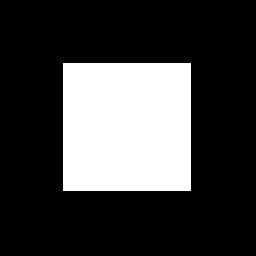
%> input picture Vjezbe 7/test.tif, 256 x 256 px
$ octave vjezbe7.m   (GNU Octave 9; MATLAB toolbox functions it lacks are replaced by stand-ins)
%> lines starting %> are read from the running program, lines starting %| are printed output that depends on the picture; in (x1, y1, x2, y2) boxes, pixels count from 0 and x2, y2 are one past the last pixel; in counts of white or black regions, pixels touching at a corner belong together; the program's own positions count from 1
% 1

test_img = imread('test.tif');
%> test_img is the input picture: size 256x256 uint8; values 102 (black) and 128 (white), 25% white; 1 white region, box (x1, y1, x2, y2) and area: (63, 63, 191, 191) 16384

figure
imshow(test_img);
title('Originalna test slika');

test_img_double = im2double(test_img);

figure
imshow(test_img_double);
title('Test slika u double formatu');

% 2

gx = [1 0; 0 -1];
gy = [0 1; -1 0];

grad_x = imfilter(test_img_double, gx, 'replicate');
grad_y = imfilter(test_img_double, gy, 'replicate');

figure
subplot(1,2,1)
imshow(grad_x, [])
title('Gradijent u smjeru x');
subplot(1,2,2)
imshow(grad_y, [])
title('Gradijent u smjeru y');

% 3

amplitude = sqrt(grad_x.^2 + grad_y.^2);
direction = atan2(grad_y, grad_x);

figure
subplot(1,2,1)
imshow(amplitude, [])
title('Amplituda gradijenta');
subplot(1,2,2)
imshow(direction, [])
title('Smjer gradijenta');

edges = amplitude > 0.1;
%> edges: size 256x256 logical; 0.78% white in thin lines or dots, all inside (x1, y1, x2, y2) = (62, 62, 191, 191)

figure
imshow(edges)
title('Binarna slika ivica');

%Amplituda gradijenta naglasava ivice, a oblasti bez ostrih prijelaza su tamnije
%Binarna slika ivica prikazje detektovane ivice uz prag 0.1

% 4

test_img_noise = imnoise(test_img_double, 'gaussian', 0, 0.001);
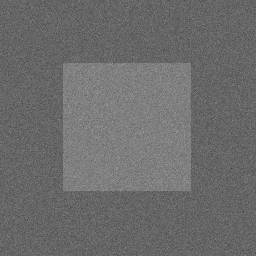
%> test_img_noise: size 256x256 double; min 0.266, max 0.633, mean 0.425

figure
imshow(test_img_noise)
title('Slika sa Gausovim šumom');

roberts_amp = sqrt(imfilter(test_img_noise, gx, 'replicate').^2 + imfilter(test_img_noise, gy, 'replicate').^2);
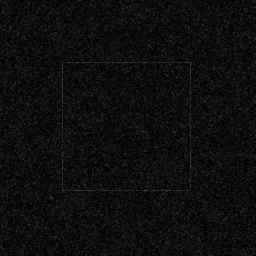
%> roberts_amp: size 256x256 double; min 0, max 0.314, mean 0.0568

figure
imshow(roberts_amp, [])
title('Robertsov filtar - Amplituda');

prewitt_amp = edge(test_img_noise, 'prewitt');
%> prewitt_amp: size 256x256 logical; 1.8% white in thin lines or dots

figure
imshow(prewitt_amp)
title('Prewittov filtar');

sobel_amp = edge(test_img_noise, 'sobel');
%> sobel_amp: size 256x256 logical; 1.9% white in thin lines or dots

figure
imshow(sobel_amp)
title('Sobelov filtar');

%Robertsov filtar pokazuje brze promjene piksela, ali je osjetljiviji na sum
%Prewittom filtar daje glatkije ivice i otporniji je na sum
%Sobelov filtar daje najbolje rezultate i bolje detektuje kontinuitet ivica

% 5

log_filter = fspecial('log', [5 5], 0.5);
log_result = imfilter(test_img_double, log_filter, 'replicate');
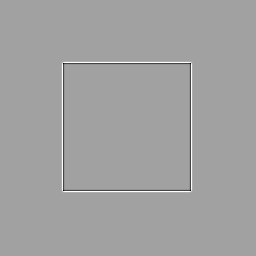
%> log_result: size 256x256 double; min -0.296, max 0.171, mean -4.08e-16; drawn with min black and max white

figure
imshow(log_result, [])
title('LoG filtar');

%Ivice su jasno istaknute, ali su sire zbog efekta Gaussovog zamucenja
%Bolje se vrsi detekcija kruznih i zakrivljenih ivica

% 6

log_edge = edge(test_img_double, 'log');
%> log_edge: size 256x256 logical; 0.78% white in thin lines or dots, all inside (x1, y1, x2, y2) = (62, 62, 192, 192)

figure
imshow(log_edge)
title('Edge - LoG filter');

%Ivice su detektovana preciznije nego u prethodnom zadatku jer se koristi automatsko odredjivanje praga

% 7

house = imread('kuca.tif');
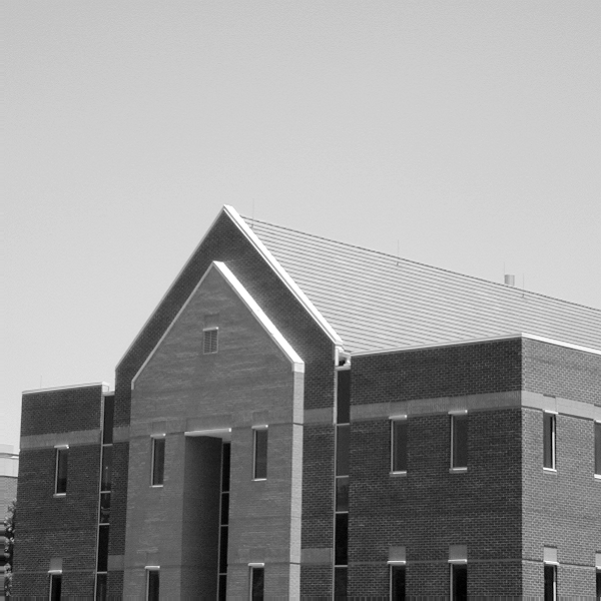
%> input picture Vjezbe 7/kuca.tif, 601 x 601 px
%> house is the input picture: size 601x601 uint8; min 0, max 255, mean 152.8
house_double = im2double(house);

roberts_house = edge(house_double, 'roberts');
%> roberts_house: size 601x601 logical; 2.4% white in thin lines or dots, all inside (x1, y1, x2, y2) = (0, 205, 601, 601)
sobel_house = edge(house_double, 'sobel');
%> sobel_house: size 601x601 logical; 4% white in thin lines or dots, all inside (x1, y1, x2, y2) = (0, 204, 601, 601)
log_house = edge(house_double, 'log');
%> log_house: size 601x601 logical; 5.3% white in thin lines or dots, all inside (x1, y1, x2, y2) = (1, 203, 600, 600)

figure;
subplot(1,3,1)
imshow(roberts_house)
title('Roberts');
subplot(1,3,2)
imshow(sobel_house)
title('Sobel');
subplot(1,3,3)
imshow(log_house)
title('LoG');

% 8

sobel_edge = edge(house_double, 'sobel', 0.05);
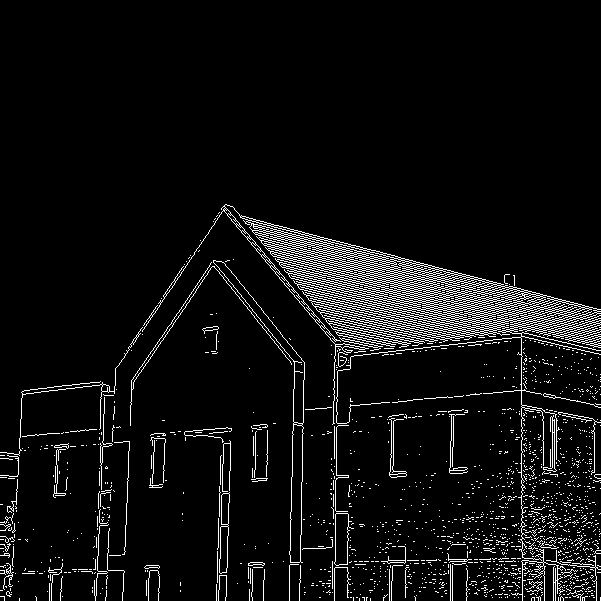
%> sobel_edge: size 601x601 logical; 6.1% white in thin lines or dots, all inside (x1, y1, x2, y2) = (0, 204, 601, 601)

figure
imshow(sobel_edge)
title('Sobel sa podešenim parametrima');

%Nizi prag detektuje vise ivica i ukljucuje sum, a visi detektuje samo znacajnije ivice

% 9

f = zeros(101);
f(1,1) = 1;
f(101,1) = 1;
f(1,101) = 1;
f(101,101) = 1;
f(51,51) = 1;

figure
imshow(f)
title('Binarna test slika');

[H, theta, rho] = hough(f);

figure
imshow(H, [], 'XData', theta, 'YData', rho, 'InitialMagnification', 'fit')
title('Houghova transformacija')
xlabel('\theta')
ylabel('\rho');

%Transformacijom u Houghow prostor svaka linija ima odgovarajucu krivulju

% 10

[H, theta, rho] = hough(sobel_house);
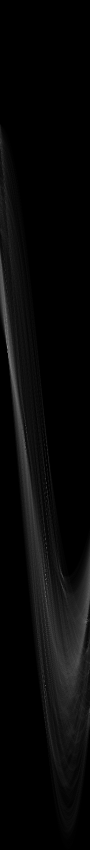
%> H: size 1699x180 double (shown at 1/2 size); min 0, max 218, mean 8.4
%> theta = 180 values from -90 to 89; rho = 1699 values from -849 to 849
peaks = houghpeaks(H, 5);
%> peaks = [1194 92; 640 14; 1160 92; 704 16; 1371 91]
lines = houghlines(sobel_house, theta, rho, peaks);
%> lines = 13 lines; longest, point1 to point2 (x, y): (282, 281) to (601, 355), (522, 290) to (522, 562), (223, 212) to (398, 259), (424, 266) to (599, 312), (336, 491) to (336, 548), (340, 263) to (340, 319)

figure
imshow(house_double)
hold on;
for k = 1:length(lines)
    xy = [lines(k).point1; lines(k).point2];
    plot(xy(:,1), xy(:,2), 'LineWidth', 2, 'Color', 'green');
end
%> this loop made 13 passes
%> xy on passes 1 to 12: [336 491; 336 548], [337 434; 337 480], [338 377; 338 427], [339 321; 339 371], [340 263; 340 319], [282 281; 601 355], [302 491; 302 535], [303 435; 303 482], [304 381; 304 429], [306 265; 306 310], [223 212; 398 259], [424 266; 599 312]
title('Prikaz Houghovih linija');
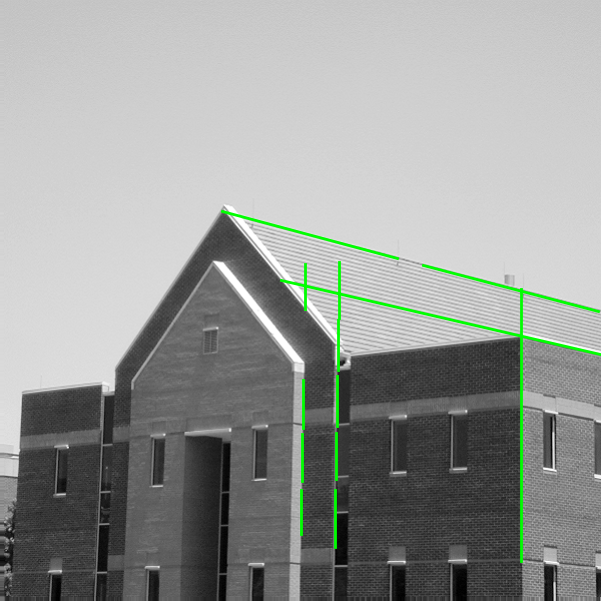
%> figure redrawn from the program's plot data; its title reads 'Prikaz Houghovih linija'

% ZADATAK S ČASA

% I=imread('lenacolor.jpg');
% grayI=rgb2gray(I);
%
%  %primjena funkcije edge sa Canny metodom
% edgeImage=edge(grayI, 'canny');
%
% %Izra?unavanje Houghove transformacije
% [H, theta, rho]=hough(edgeImage);
%
% %Prikazivanje Houghove transformacije
% figure,imshow(imadjust(rescale(H)),'XData',theta,'YData',rho,'InitialMagnification','fit');
% xlabel('\theta'), ylabel('\rho');
% title('Houghova transformacija');
% axis on, axis normal;
% hold on;
%
% %Pronalaženje lokalnih minimuma Hoghove trasformacije
% peaks=houghpeaks(H,5);
%
% %Detekcija linijskih segmenata
% lines=houghlines(edgeImage, theta, rho, peaks, 'FillGap',30, 'MinLength', 10);
% %Prikaz originalne slike sa detektovanim linijama
% figure;
% imshow(I);
% hold on;
% for k = 1:length(lines)
%  xy = [lines(k).point1; lines(k).point2];
%  plot(xy(:,1),xy(:,2),'LineWidth',2,'Color','green');
%
%  % ozna?avanje po?etaka i krajeva linija
%  plot(xy(1,1),xy(1,2),'x','LineWidth',2,'Color','yellow');
%  plot(xy(2,1),xy(2,2),'x','LineWidth',2,'Color','red');
% end
